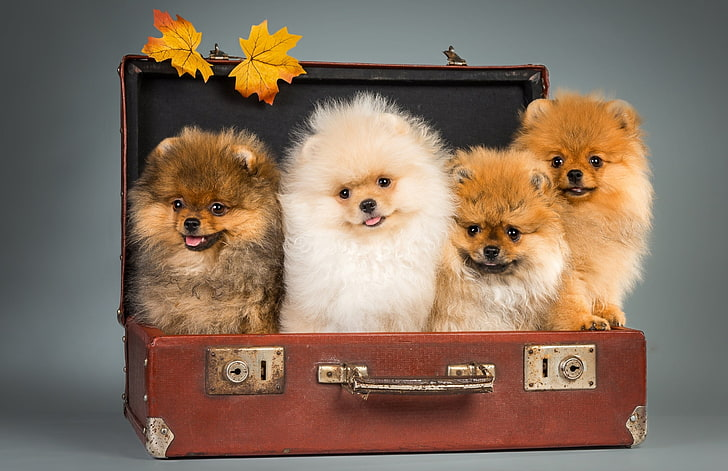
#> input picture pic2.jpg, 728 x 471 px
$ jupyter execute 03_Resize_cropping.ipynb
#> lines starting #> are read from the running program, lines starting #| are printed output that depends on the picture
[cell 1]
import cv2 as cv

[cell 2]
def escape():
    while(1):
        if cv.waitKey(2) == 27:
            cv.destroyAllWindows()
            break;

[cell 3]
img = cv.imread('pic2.jpg')
#> img is the input picture: shape (471, 728, 3); mean B, G, R 95.8, 112.7, 134.1
cv.imshow('dog',img)
escape()
#> (key Esc is pressed here)

## Resize

[cell 4]
img.shape
#> Out = (471, 728, 3)

[cell 5]
imgresize = cv.resize(img,(200,400))
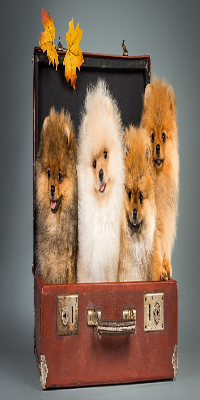
#> imgresize: shape (400, 200, 3); mean B, G, R 95.7, 112.6, 134
cv.imshow('dog',img)
cv.imshow('dogresized',imgresize)

escape()
#> (key Enter is pressed here)

[cell 6]
imgresize.shape
#> Out = (400, 200, 3)

## Cropping

[cell 7]
cropped = img[100:300,300:450]
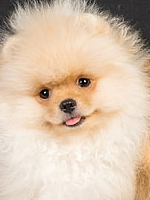
#> cropped: shape (200, 150, 3); mean B, G, R 174.8, 196, 217.4
cv.imshow('dog',img)
cv.imshow("crop",cropped)
escape()

$ run again, with pic3.jpg copied over pic2.jpg
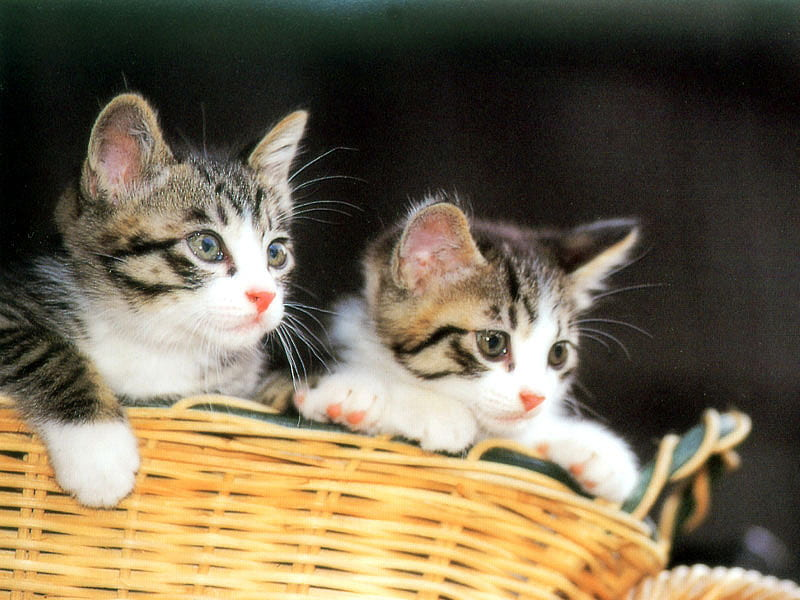
#> input picture pic3.jpg, 800 x 600 px
#> img is the input picture: shape (600, 800, 3); mean B, G, R 80.7, 104.1, 116.1
#> `imgresize = cv.resize(img,(200,400))`:
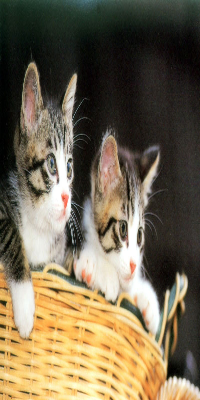
#> imgresize: shape (400, 200, 3); mean B, G, R 80.7, 104.1, 116.1
#> `cropped = img[100:300,300:450]`:
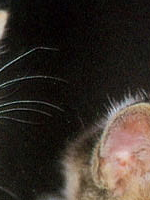
#> cropped: shape (200, 150, 3); mean B, G, R 40.3, 47.3, 55.7

$ run again, with pic4.jpg copied over pic2.jpg
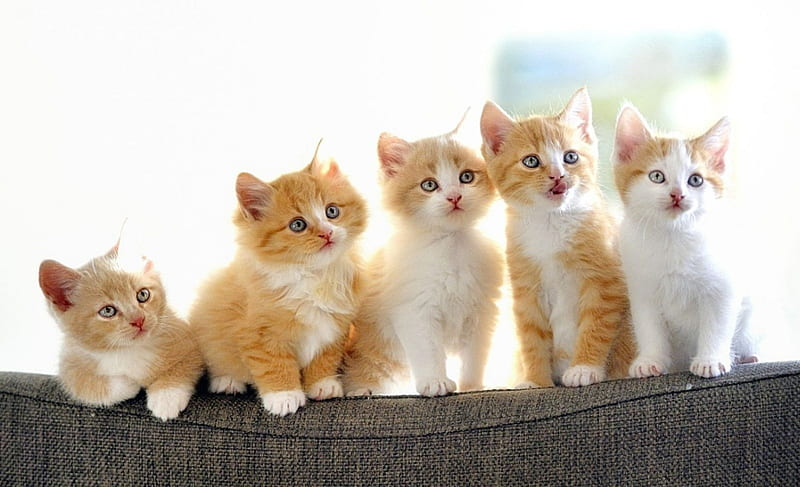
#> input picture pic4.jpg, 800 x 487 px
#> img is the input picture: shape (487, 800, 3); mean B, G, R 171.6, 183.4, 192.9
#> `imgresize = cv.resize(img,(200,400))`:
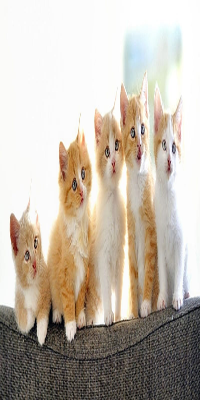
#> imgresize: shape (400, 200, 3); mean B, G, R 171.6, 183.4, 192.9
#> `cropped = img[100:300,300:450]`:
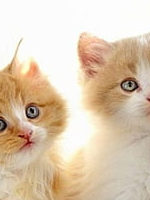
#> cropped: shape (200, 150, 3); mean B, G, R 177.3, 201, 220.7
